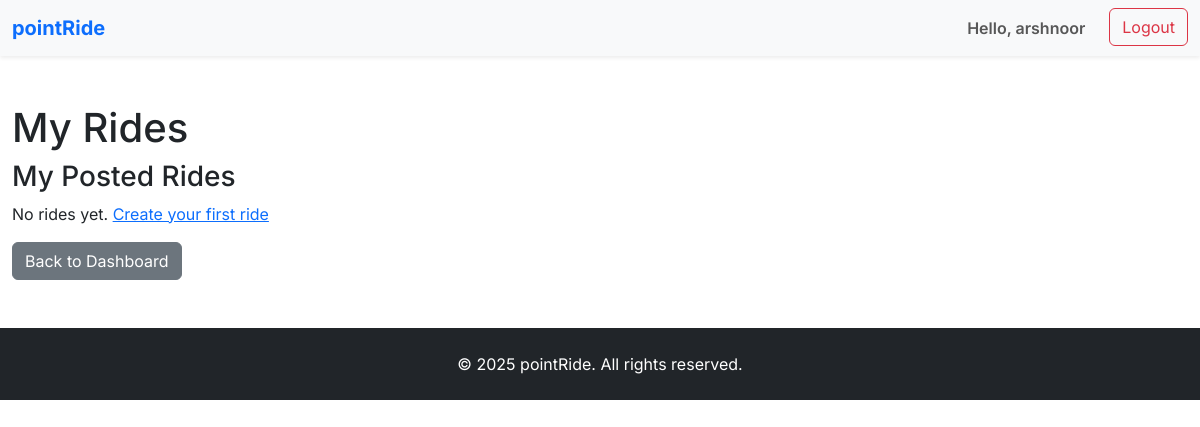
Before: /rides/my-rides/ (signed in) with the older database file.
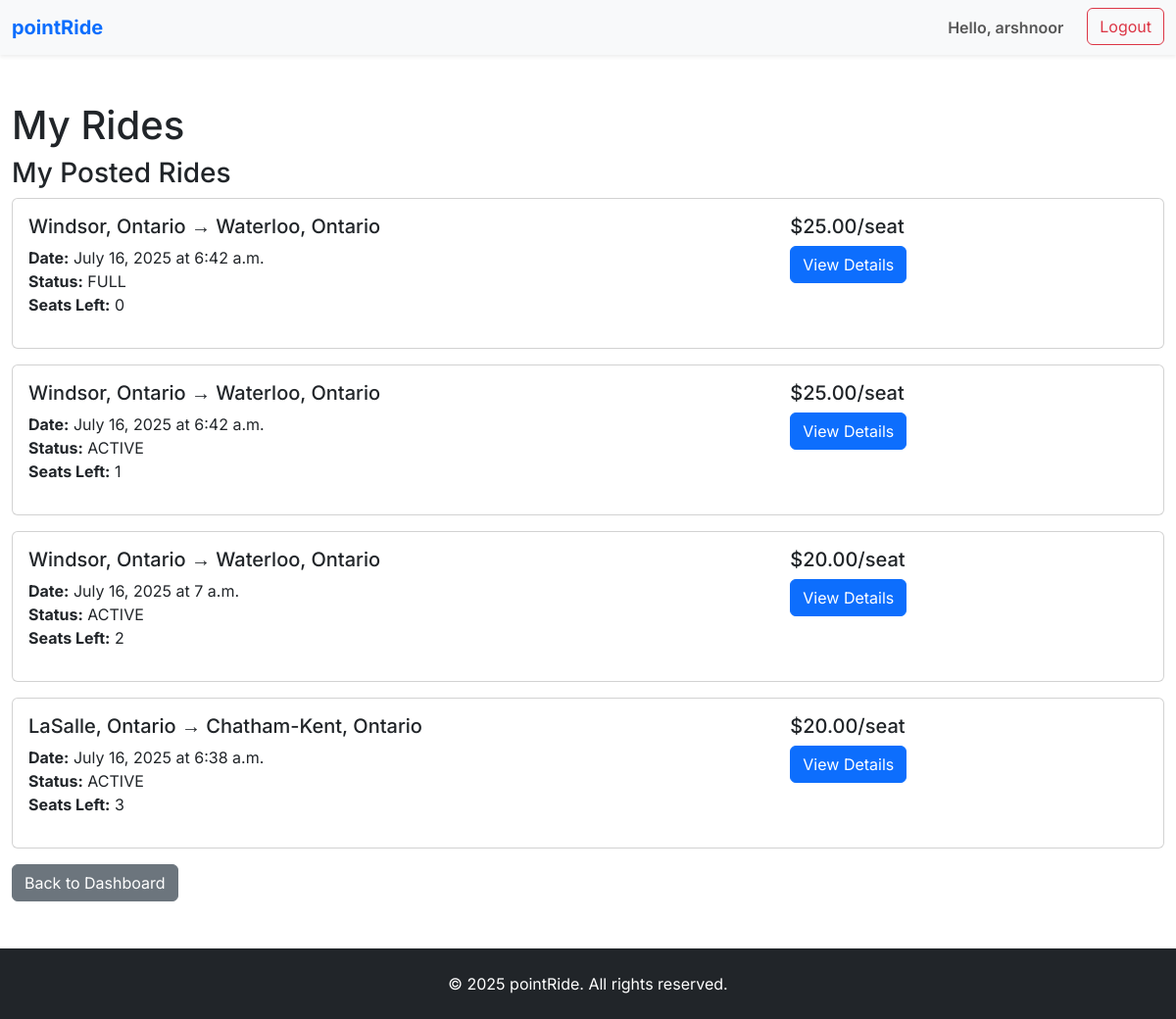
After: the same page with the newer database file.
### accounts/models.py (models this page shows, shortened)
class User(AbstractUser):
    full_legal_name = models.CharField(max_length=255, blank=False, null=False)
    phone_number = models.CharField(max_length=20, blank=True, null=True)
    profile_picture = models.ImageField(
        upload_to='profile_pictures/',
        blank=True,
        null=True,
        validators=[FileExtensionValidator(allowed_extensions=['jpg', 'jpeg', 'png'])]
    )
    current_home_address = models.CharField(max_length=255, blank=False, null=False)
    starting_city = models.CharField(max_length=100, blank=False, null=False)
    bio = models.TextField(blank=True, null=True)
    languages_spoken = models.JSONField(default=list, blank=True, null=True)
    is_driver = models.BooleanField(default=False)
    is_traveller = models.BooleanField(default=True)  # Default to traveller
    groups = models.ManyToManyField(
        'auth.Group',
        verbose_name='groups',
        blank=True,
        help_text='The groups this user belongs to. A user will get all permissions granted to each of their groups.',
        related_name="custom_user_set",
        related_query_name="user",
    )
    user_permissions = models.ManyToManyField(
        'auth.Permission',
        verbose_name='user permissions',
        blank=True,
        help_text='Specific permissions for this user.',
        related_name="custom_user_set",
        related_query_name="user",
    )

### rides/models.py (models this page shows, shortened)
class Ride(models.Model):
    RIDE_STATUS_CHOICES = [
        ('ACTIVE', 'Active'),
        ('FULL', 'Full'),
        ('COMPLETED', 'Completed'),
        ('CANCELLED', 'Cancelled'),
    ]
    route = models.ForeignKey(Route, on_delete=models.CASCADE, related_name='rides')
    driver = models.ForeignKey(User, on_delete=models.CASCADE, related_name='offered_rides')
    departure_date = models.DateField()
    departure_time = models.TimeField()
    available_seats = models.IntegerField(validators=[MinValueValidator(1), MaxValueValidator(8)])
    pickup_location = models.CharField(max_length=255)  # Specific address
    pickup_city = models.ForeignKey(City, on_delete=models.CASCADE, related_name='pickup_rides')
    dropoff_location = models.CharField(max_length=255)  # Specific address
    dropoff_city = models.ForeignKey(City, on_delete=models.CASCADE, related_name='dropoff_rides')
    notes = models.TextField(blank=True, null=True)
    price_per_seat = models.DecimalField(max_digits=8, decimal_places=2)
    status = models.CharField(max_length=20, choices=RIDE_STATUS_CHOICES, default='ACTIVE')
    created_at = models.DateTimeField(auto_now_add=True)
    updated_at = models.DateTimeField(auto_now=True)
    class Meta:
        ordering = ['departure_date', 'departure_time']
    @property
    def available_seats_count(self):
        confirmed_bookings = self.bookings.filter(status='CONFIRMED').count()
        return self.available_seats - confirmed_bookings

class City(models.Model):
    name = models.CharField(max_length=100, unique=True)
    province = models.CharField(max_length=50, default='Ontario')
    country = models.CharField(max_length=50, default='Canada')
    latitude = models.DecimalField(max_digits=9, decimal_places=6, null=True, blank=True)
    longitude = models.DecimalField(max_digits=9, decimal_places=6, null=True, blank=True)
    is_active = models.BooleanField(default=True)
    class Meta:
        verbose_name_plural = "Cities"
        ordering = ['name']
    def __str__(self):
        return f"{self.name}, {self.province}"

### rides/views.py (the view)
# urls.py: path('my-rides/', views.my_rides, name='my_rides'),
@login_required
def my_rides(request):
    if request.user.is_driver:
        rides = Ride.objects.filter(driver=request.user).order_by('-departure_date')
        pending_bookings = Booking.objects.filter(
            ride__driver=request.user,
            status='PENDING'
        ).order_by('-created_at')
        return render(request, 'rides/my_rides_driver.html', {
            'rides': rides,
            'pending_bookings': pending_bookings
        })
    else:
        bookings = Booking.objects.filter(traveller=request.user).order_by('-created_at')
        return render(request, 'rides/my_rides_traveller.html', {'bookings': bookings})

### rides/templates/rides/my_rides_driver.html (shortened to what this page needs)
{% extends 'base.html' %}
{% block content %}
<div class="container py-5">
    <h1>My Rides</h1>
    <h3>My Posted Rides</h3>
    {% if rides %}
        {% for ride in rides %}
        <div class="card mb-3">
            <div class="card-body">
                <div class="row">
                    <div class="col-md-8">
                        <h5>{{ ride.pickup_city }} → {{ ride.dropoff_city }}</h5>
                        <p>
                            <strong>Date:</strong> {{ ride.departure_date }} at {{ ride.departure_time }}<br>
                            <strong>Status:</strong> {{ ride.status }}<br>
                            <strong>Seats Left:</strong> {{ ride.available_seats_count }}
                        </p>
                    </div>
                    <div class="col-md-4">
                        <h5>${{ ride.price_per_seat }}/seat</h5>
                        <a href="{% url 'rides:ride_detail' ride.id %}" class="btn btn-primary">View Details</a>
                    </div>
                </div>
            </div>
        </div>
        {% endfor %}
    {% else %}
        <p>No rides yet. <a href="{% url 'rides:create_ride' %}">Create your first ride</a></p>
    {% endif %}
    <a href="{% url 'accounts:driver_dashboard' %}" class="btn btn-secondary">Back to Dashboard</a>
</div>
{% endblock %}

### templates/base.html (shortened to what this page needs)
<!DOCTYPE html>
<html lang="en">
<head>
    {% load static %}
    <link href="https://cdn.jsdelivr.net/npm/bootstrap@5.3.3/dist/css/bootstrap.min.css" rel="stylesheet" xintegrity="sha384-QWTKZyjpPEjISv5WaRU9OFeRpok6YctnYmDr5pNlyT2bRjXh0JMhjY6hW+ALEwIH">
    <link rel="stylesheet" href="{% static 'css/style.css' %}">
</head>
<body>
    <header>
        <nav class="navbar navbar-expand-lg navbar-light bg-light shadow-sm">
            <div class="container">
                <a class="navbar-brand fw-bold text-primary" href="{% url 'home' %}">pointRide</a>
                <div class="collapse navbar-collapse" id="navbarNav">
                    <ul class="navbar-nav ms-auto">
                        {% if user.is_authenticated %}
                            <li class="nav-item">
                                <span class="nav-link fw-semibold">Hello, {{ user.username }}</span>
                            </li>
                            <li class="nav-item">
                                <form action="{% url 'accounts:logout' %}" method="post" class="d-inline">
                                    <button type="submit" class="btn btn-outline-danger ms-lg-3">Logout</button>
                                </form>
                            </li>
                        {% endif %}
                    </ul>
                </div>
            </div>
        </nav>
    </header>
    <main class="flex-grow-1">
        {% block content %}
        {% endblock %}
    </main>
    <footer class="bg-dark text-white text-center py-4 mt-auto">
        <div class="container">
            <p class="mb-0">&copy; {% now "Y" %} pointRide. All rights reserved.</p>
        </div>
    </footer>
</body>
</html>

### static/css/style.css (style rules this page uses)
body { font-family: 'Inter', sans-serif; @apply bg-gray-50 text-gray-800; }
html, body, #root { height: 100%; }
a { @apply text-blue-600 hover:text-blue-800 transition-colors duration-200; }
h1, h2, h3, h4, h5, h6 { @apply font-semibold text-gray-900; }
h1 { @apply text-4xl md:text-5xl; }
h3 { @apply text-2xl md:text-3xl; }
header { @apply bg-white shadow-md py-4 px-6; }
header nav { @apply container mx-auto flex justify-between items-center; }
header nav ul { @apply flex space-x-6; }
form button[type="submit"] { @apply px-6 py-3 rounded-md font-semibold text-white transition-colors duration-200; }
footer { @apply bg-gray-800 text-gray-300 text-center py-6 px-4 mt-8; }
footer p { @apply text-sm; }
.container { max-width: 1200px; }

Changed rows visible on the page:
added Ride: pickup_city "Windsor, Ontario", dropoff_city "Waterloo, Ontario", departure_date "July 16, 2025", departure_time "6:42 a.m.", status "FULL", available_seats_count "0", price_per_seat "25.00"
added Ride: pickup_city "Windsor, Ontario", dropoff_city "Waterloo, Ontario", departure_date "July 16, 2025", departure_time "6:42 a.m.", status "ACTIVE", available_seats_count "1", price_per_seat "25.00"
added Ride: pickup_city "Windsor, Ontario", dropoff_city "Waterloo, Ontario", departure_date "July 16, 2025", departure_time "7 a.m.", status "ACTIVE", available_seats_count "2", price_per_seat "20.00"
added Ride: pickup_city "LaSalle, Ontario", dropoff_city "Chatham-Kent, Ontario", departure_date "July 16, 2025", departure_time "6:38 a.m.", status "ACTIVE", available_seats_count "3", price_per_seat "20.00"
Other visible differences:
text no longer shown: "No rides yet. Create your first ride"
